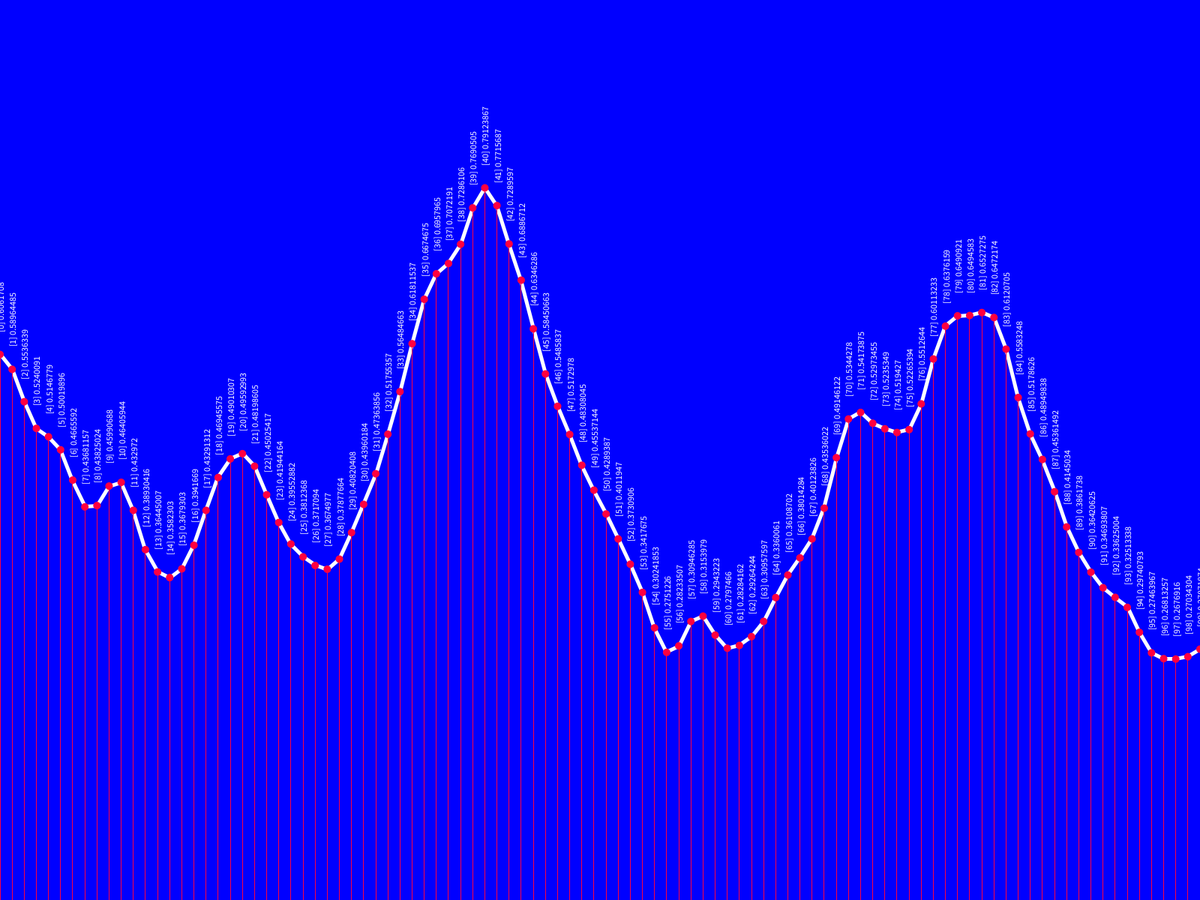
Frame 1 (no input)
Frame 60 (the mouse pressed at the canvas centre just before this capture): identical to frame 1, image omitted
Frame 120 (the mouse held since frame 60 and released just before this capture): identical to frame 1, image omitted

The Processing sketch that drew this single still picture (run headless with seeded random() and noise(); from frame 60 on, the mouse is pressed at the canvas centre):

// Processing sketch: MSIp1_01_PerlinNoise_1D
// ── MSIp1_01_PerlinNoise_1D.pde
float[] function;
float xoff;

void setup() {
  fullScreen();
  background(0, 0, 255);
  smooth();
  loadFunction();
}

void loadFunction() {
  function = new float[100];
  for (int i=0; i<function.length; i++) {
    function[i] = noise(xoff);
    xoff+=0.05;
  }
}


void draw() {
  background(0, 0, 255);
  displayFunction();
  displayData();
}

void displayFunction() {
  noFill();
  stroke(255);
  strokeWeight(5);
  beginShape();
  for (int i=0; i<function.length; i++) {
    float x = map(i, 0, function.length-1, 0, width);
    float y = map(function[i], 0, 1, height, 0);
    vertex(x, y);
  }
  endShape();
}

void displayData() {
  strokeWeight(1);
  for (int i=0; i<function.length; i++) {
    float x = map(i, 0, function.length-1, 0, width);
    float y = map(function[i], 0, 1, height, 0);
    stroke(255, 0, 64);
    line(x, y, x, height);
    noStroke();
    fill(255, 0, 64);
    ellipse(x, y, 10, 10);
    fill(255);
    pushMatrix();
    translate(x,y);
    rotate(-HALF_PI);
    textAlign(LEFT,CENTER);
    text("["+i+"] "+function[i], 30, 0);
    popMatrix();
  }
}
